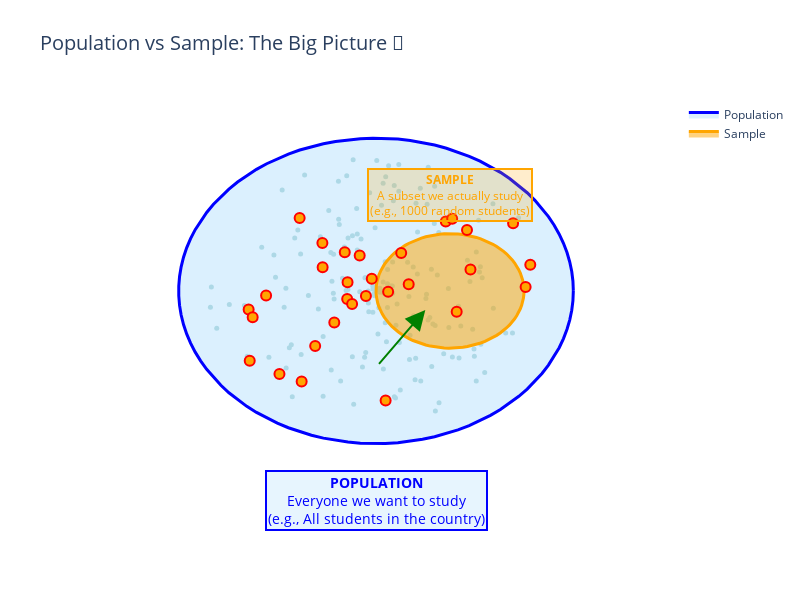

The cell this chart's notebook holds for it:
### Markdown cell above
## 3. 🌍 Population vs Sample

Imagine you want to know the average height of ALL students in your country. That's millions of students! 😱 

This is where the concept of **Population** and **Sample** comes in.

### Code cell
# Create an interactive visualization of Population vs Sample
fig = go.Figure()

# Population (large circle)
theta = np.linspace(0, 2*np.pi, 100)
r_pop = 4
x_pop = r_pop * np.cos(theta)
y_pop = r_pop * np.sin(theta)

fig.add_trace(go.Scatter(x=x_pop, y=y_pop, fill='toself',
                        fillcolor='rgba(135, 206, 250, 0.3)',
                        line=dict(color='blue', width=3),
                        name='Population',
                        hovertext='All individuals in the group'))

# Add population dots
np.random.seed(42)
n_pop_dots = 200
angles = np.random.uniform(0, 2*np.pi, n_pop_dots)
radii = np.random.uniform(0, r_pop-0.5, n_pop_dots)
x_dots = radii * np.cos(angles)
y_dots = radii * np.sin(angles)

fig.add_trace(go.Scatter(x=x_dots, y=y_dots, mode='markers',
                        marker=dict(size=5, color='lightblue'),
                        name='Individuals',
                        showlegend=False))

# Sample (small circle inside)
r_sample = 1.5
x_sample = r_sample * np.cos(theta) + 1.5
y_sample = r_sample * np.sin(theta) + 0

fig.add_trace(go.Scatter(x=x_sample, y=y_sample, fill='toself',
                        fillcolor='rgba(255, 165, 0, 0.5)',
                        line=dict(color='orange', width=3),
                        name='Sample',
                        hovertext='Selected subset'))

# Add sample dots
sample_indices = np.random.choice(len(x_dots), 30, replace=False)
fig.add_trace(go.Scatter(x=x_dots[sample_indices], y=y_dots[sample_indices], 
                        mode='markers',
                        marker=dict(size=10, color='orange', line=dict(color='red', width=2)),
                        name='Sample points',
                        showlegend=False))

# Add annotations
fig.add_annotation(x=0, y=-5.5, text="<b>POPULATION</b><br>Everyone we want to study<br>(e.g., All students in the country)",
                  showarrow=False, font=dict(size=14, color='blue'),
                  bgcolor='rgba(135, 206, 250, 0.2)', bordercolor='blue', borderwidth=2)

fig.add_annotation(x=1.5, y=2.5, text="<b>SAMPLE</b><br>A subset we actually study<br>(e.g., 1000 random students)",
                  showarrow=False, font=dict(size=12, color='orange'),
                  bgcolor='rgba(255, 165, 0, 0.2)', bordercolor='orange', borderwidth=2)

# Add arrow
fig.add_annotation(x=1, y=-0.5, ax=0, ay=-2,
                  xref='x', yref='y', axref='x', ayref='y',
                  showarrow=True, arrowhead=2, arrowsize=2,
                  arrowwidth=2, arrowcolor='green')

fig.update_layout(
    title='Population vs Sample: The Big Picture 🎯',
    title_font_size=20,
    xaxis=dict(showgrid=False, zeroline=False, showticklabels=False, range=[-6, 6]),
    yaxis=dict(showgrid=False, zeroline=False, showticklabels=False, range=[-6, 5]),
    width=800, height=600,
    plot_bgcolor='white',
    showlegend=True
)

fig.show()

### Figure 1 — Plotly figure (JSON) as saved in the notebook; plotly's stock layout.template omitted (floating-point values rounded to 4 significant figures; data arrays with more than 128 entries replaced by an {"elided": "..."} marker saying what was removed)
{"data": [{"fill": "toself", "fillcolor": "rgba(135, 206, 250, 0.3)", "hovertext": "All individuals in the group", "line": {"color": "blue", "width": 3}, "name": "Population", "type": "scatter", "x": [4.0, 3.992, 3.968, 3.928, 3.872, 3.8, 3.713, 3.612, 3.495, 3.365, 3.221, 3.064, 2.895, 2.714, 2.522, 2.32, 2.109, 1.889, 1.662, 1.428, 1.188, 0.943, 0.6946, 0.4434, 0.1903, -0.06346, -0.317, -0.5693, -0.8192, -1.066, -1.308, -1.545, -1.776, -2.0, -2.216, -2.422, -2.619, -2.806, -2.981, -3.144, -3.295, -3.432, -3.555, -3.664, -3.759, -3.838, -3.902, -3.95, -3.982, -3.998, -3.998, -3.982, -3.95, -3.902, -3.838, -3.759, -3.664, -3.555, -3.432, -3.295, -3.144, -2.981, -2.806, -2.619, -2.422, -2.216, -2.0, -1.776, -1.545, -1.308, -1.066, -0.8192, -0.5693, -0.317, -0.06346, 0.1903, 0.4434, 0.6946, 0.943, 1.188, 1.428, 1.662, 1.889, 2.109, 2.32, 2.522, 2.714, 2.895, 3.064, 3.221, 3.365, 3.495, 3.612, 3.713, 3.8, 3.872, 3.928, 3.968, 3.992, 4.0], "y": [0.0, 0.2537, 0.5064, 0.757, 1.005, 1.248, 1.487, 1.719, 1.945, 2.163, 2.372, 2.571, 2.76, 2.938, 3.105, 3.258, 3.399, 3.526, 3.639, 3.737, 3.82, 3.887, 3.939, 3.975, 3.995, 3.999, 3.987, 3.959, 3.915, 3.855, 3.78, 3.689, 3.584, 3.464, 3.33, 3.183, 3.023, 2.851, 2.667, 2.473, 2.268, 2.055, 1.833, 1.604, 1.368, 1.127, 0.8812, 0.632, 0.3802, 0.1269, -0.1269, -0.3802, -0.632, -0.8812, -1.127, -1.368, -1.604, -1.833, -2.055, -2.268, -2.473, -2.667, -2.851, -3.023, -3.183, -3.33, -3.464, -3.584, -3.689, -3.78, -3.855, -3.915, -3.959, -3.987, -3.999, -3.995, -3.975, -3.939, -3.887, -3.82, -3.737, -3.639, -3.526, -3.399, -3.258, -3.105, -2.938, -2.76, -2.571, -2.372, -2.163, -1.945, -1.719, -1.487, -1.248, -1.005, -0.757, -0.5064, -0.2537, -9.797e-16]}, {"marker": {"color": "lightblue", "size": 5}, "mode": "markers", "name": "Individuals", "showlegend": false, "type": "scatter", "x": {"elided": "200 float values"}, "y": {"elided": "200 float values"}}, {"fill": "toself", "fillcolor": "rgba(255, 165, 0, 0.5)", "hovertext": "Selected subset", "line": {"color": "orange", "width": 3}, "name": "Sample", "type": "scatter", "x": [3.0, 2.997, 2.988, 2.973, 2.952, 2.925, 2.893, 2.854, 2.811, 2.762, 2.708, 2.649, 2.586, 2.518, 2.446, 2.37, 2.291, 2.208, 2.123, 2.035, 1.945, 1.854, 1.76, 1.666, 1.571, 1.476, 1.381, 1.287, 1.193, 1.1, 1.009, 0.9205, 0.8339, 0.75, 0.6691, 0.5916, 0.5177, 0.4478, 0.3821, 0.3209, 0.2645, 0.213, 0.1667, 0.1258, 0.09046, 0.06076, 0.03686, 0.01884, 0.006792, 0.0007552, 0.0007552, 0.006792, 0.01884, 0.03686, 0.06076, 0.09046, 0.1258, 0.1667, 0.213, 0.2645, 0.3209, 0.3821, 0.4478, 0.5177, 0.5916, 0.6691, 0.75, 0.8339, 0.9205, 1.009, 1.1, 1.193, 1.287, 1.381, 1.476, 1.571, 1.666, 1.76, 1.854, 1.945, 2.035, 2.123, 2.208, 2.291, 2.37, 2.446, 2.518, 2.586, 2.649, 2.708, 2.762, 2.811, 2.854, 2.893, 2.925, 2.952, 2.973, 2.988, 2.997, 3.0], "y": [0.0, 0.09514, 0.1899, 0.2839, 0.3767, 0.4681, 0.5575, 0.6447, 0.7293, 0.811, 0.8894, 0.9642, 1.035, 1.102, 1.164, 1.222, 1.275, 1.322, 1.364, 1.401, 1.432, 1.458, 1.477, 1.491, 1.498, 1.5, 1.495, 1.485, 1.468, 1.446, 1.418, 1.384, 1.344, 1.299, 1.249, 1.194, 1.134, 1.069, 1.0, 0.9272, 0.8506, 0.7705, 0.6873, 0.6014, 0.513, 0.4226, 0.3305, 0.237, 0.1426, 0.04759, -0.04759, -0.1426, -0.237, -0.3305, -0.4226, -0.513, -0.6014, -0.6873, -0.7705, -0.8506, -0.9272, -1.0, -1.069, -1.134, -1.194, -1.249, -1.299, -1.344, -1.384, -1.418, -1.446, -1.468, -1.485, -1.495, -1.5, -1.498, -1.491, -1.477, -1.458, -1.432, -1.401, -1.364, -1.322, -1.275, -1.222, -1.164, -1.102, -1.035, -0.9642, -0.8894, -0.811, -0.7293, -0.6447, -0.5575, -0.4681, -0.3767, -0.2839, -0.1899, -0.09514, -3.674e-16]}, {"marker": {"color": "orange", "line": {"color": "red", "width": 2}, "size": 10}, "mode": "markers", "name": "Sample points", "showlegend": false, "type": "scatter", "x": [-2.228, 1.636, -2.582, -0.633, -1.087, 0.246, -0.5766, 1.414, -2.56, -0.2042, 0.195, -1.507, 2.779, 1.915, 1.544, -1.548, 3.033, -0.5841, 1.845, 0.5108, -0.3306, -1.957, 0.6629, -2.5, -0.4845, -0.08581, -0.8454, -1.082, 3.128, -1.233], "y": [-0.1201, -0.5442, -0.4866, 1.011, 1.254, -0.02224, 0.2276, 1.821, -1.827, -0.1312, -2.872, -2.374, 1.771, 0.5594, 1.889, 1.908, 0.1053, -0.2111, 1.595, 0.9927, 0.9254, -2.175, 0.1737, -0.6872, -0.3423, 0.3164, -0.8275, 0.6179, 0.6865, -1.445]}], "layout": {"annotations": [{"bgcolor": "rgba(135, 206, 250, 0.2)", "bordercolor": "blue", "borderwidth": 2, "font": {"color": "blue", "size": 14}, "showarrow": false, "text": "<b>POPULATION</b><br>Everyone we want to study<br>(e.g., All students in the country)", "x": 0, "y": -5.5}, {"bgcolor": "rgba(255, 165, 0, 0.2)", "bordercolor": "orange", "borderwidth": 2, "font": {"color": "orange", "size": 12}, "showarrow": false, "text": "<b>SAMPLE</b><br>A subset we actually study<br>(e.g., 1000 random students)", "x": 1.5, "y": 2.5}, {"arrowcolor": "green", "arrowhead": 2, "arrowsize": 2, "arrowwidth": 2, "ax": 0, "axref": "x", "ay": -2, "ayref": "y", "showarrow": true, "x": 1, "xref": "x", "y": -0.5, "yref": "y"}], "height": 600, "plot_bgcolor": "white", "showlegend": true, "title": {"font": {"size": 20}, "text": "Population vs Sample: The Big Picture 🎯"}, "width": 800, "xaxis": {"range": [-6, 6], "showgrid": false, "showticklabels": false, "zeroline": false}, "yaxis": {"range": [-6, 5], "showgrid": false, "showticklabels": false, "zeroline": false}}}
